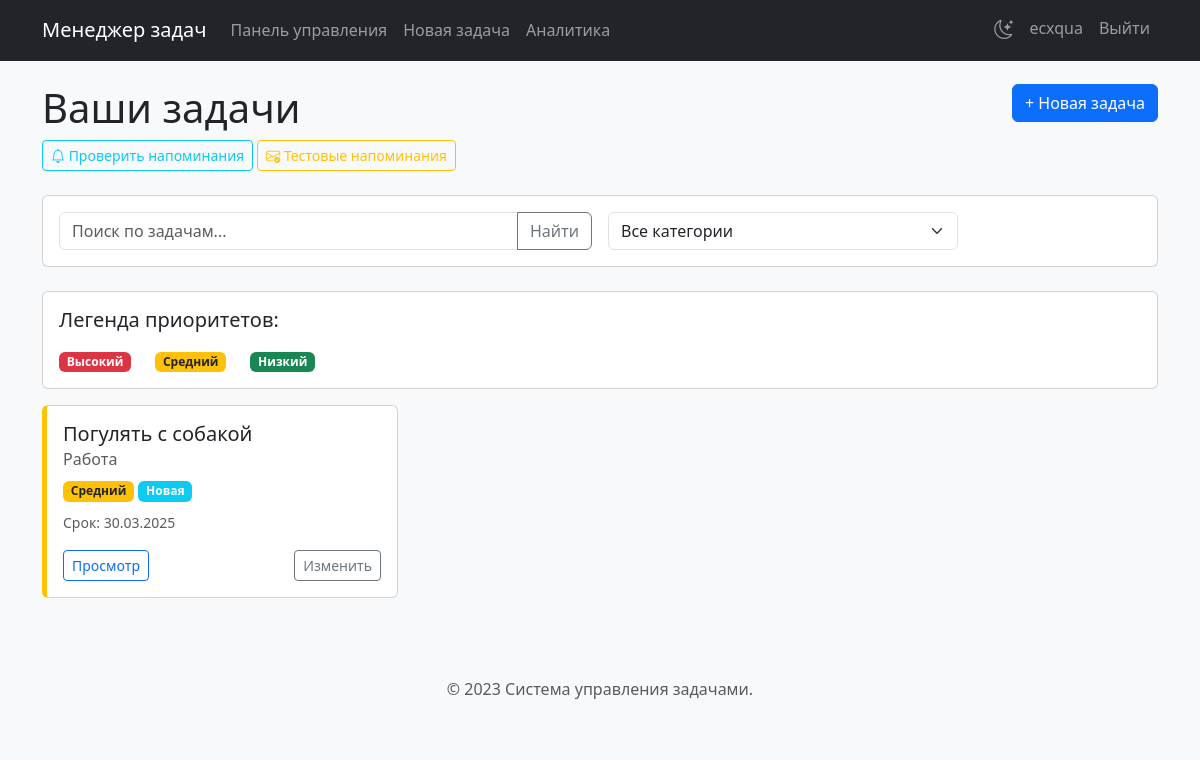
The page /dashboard (signed in) on the database as committed earlier.
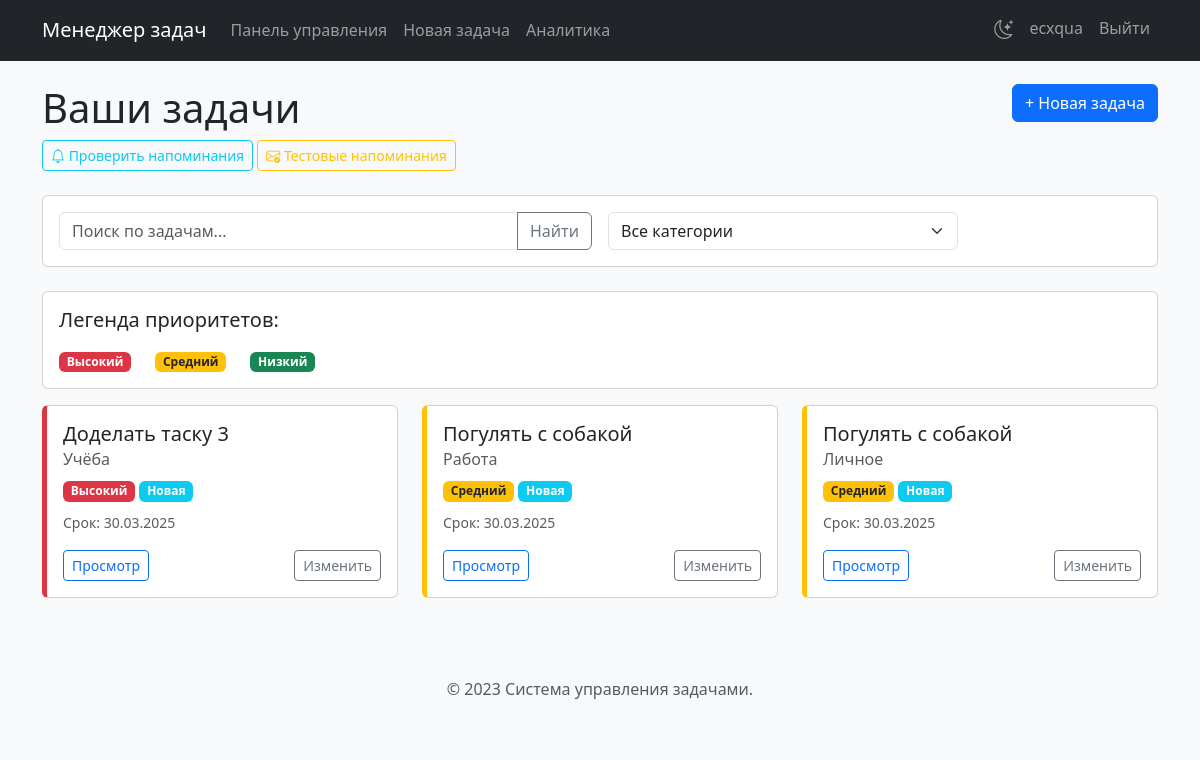
The same page on the database as committed later.
### tables this page shows
CREATE TABLE tasks (
        id INTEGER PRIMARY KEY,
        user_id INTEGER NOT NULL,
        title TEXT NOT NULL,
        description TEXT,
        category TEXT,
        priority TEXT,
        due_date DATE,
        status TEXT DEFAULT "Новая",
        created_at TIMESTAMP DEFAULT CURRENT_TIMESTAMP,
        send_reminder BOOLEAN DEFAULT 0,
        reminder_time INTEGER DEFAULT 24,
        FOREIGN KEY (user_id) REFERENCES users (id)
    );

### app.py (the view)
@app.route('/dashboard')
def dashboard():
    if 'user_id' not in session:
        return redirect(url_for('login'))
    search_query = request.args.get('search', '')
    category_filter = request.args.get('category', '')
    conn = sqlite3.connect('tasks.db')
    c = conn.cursor()
    query = """
    SELECT id, title, category, priority, due_date, status, created_at
    FROM tasks
    WHERE user_id = ?
    """
    params = [session['user_id']]
    if search_query:
        query += " AND (title LIKE ? OR description LIKE ?) "
        search_param = f"%{search_query}%"
        params.extend([search_param, search_param])
    if category_filter:
        query += " AND category = ? "
        params.append(category_filter)
    query += """
    ORDER BY
        CASE status
            WHEN 'Завершена' THEN 2
            ELSE 1
        END,
        CASE priority
            WHEN 'Высокий' THEN 1
            WHEN 'Средний' THEN 2
            WHEN 'Низкий' THEN 3
            ELSE 4
        END,
        due_date
    """
    c.execute(query, params)
    tasks = c.fetchall()
    c.execute("SELECT DISTINCT category FROM tasks WHERE user_id = ? ORDER BY category",
              (session['user_id'],))
    categories = [row[0] for row in c.fetchall() if row[0]]  # Исключаем пустые категории
    conn.close()
    return render_template('dashboard.html',
                           tasks=tasks,
                           format_datetime=format_datetime,
                           search_query=search_query,
                           category_filter=category_filter,
                           categories=categories)

### app.py (called while the page is built, shortened)
def format_datetime(dt, user_timezone=None):
    if not dt:
        return None
    if not user_timezone:
        user_timezone = session.get('timezone', 'Europe/Moscow')
    if isinstance(dt, str):
        try:
            dt = datetime.strptime(dt, '%Y-%m-%d %H:%M:%S')
        except ValueError:
            try:
                dt = datetime.strptime(dt, '%Y-%m-%d')
                return dt.strftime('%d.%m.%Y')
            except ValueError:
                return dt

### templates/dashboard.html (shortened to what this page needs)
{% extends 'base.html' %}
{% block content %}
<div class="row mb-4">
    <div class="col">
        <h1>Ваши задачи</h1>
        <div class="mt-2">
            <a href="{{ url_for('send_reminders') }}" class="btn btn-sm btn-outline-info" title="Просмотр расписанных напоминаний">
                <i class="bi bi-bell"></i> Проверить напоминания
            </a>
            <a href="{{ url_for('send_reminders', test_mode=1) }}" class="btn btn-sm btn-outline-warning" title="Отправить тестовые напоминания">
                <i class="bi bi-envelope-check"></i> Тестовые напоминания
            </a>
        </div>
    </div>
    <div class="col-auto">
        <a href="{{ url_for('new_task') }}" class="btn btn-primary">+ Новая задача</a>
    </div>
</div>
<div class="row mb-4">
    <div class="col-md-12">
        <div class="card">
            <div class="card-body">
                <form method="GET" action="{{ url_for('dashboard') }}" class="row g-3">
                    <div class="col-md-6">
                        <div class="input-group">
                            <input type="text" class="form-control" placeholder="Поиск по задачам..."
                                  name="search" value="{{ search_query }}">
                            <button class="btn btn-outline-secondary" type="submit">Найти</button>
                        </div>
                    </div>
                    <div class="col-md-4">
                        <select class="form-select" name="category" onchange="this.form.submit()">
                            <option value="">Все категории</option>
                        </select>
                    </div>
                    <div class="col-md-2">
                    </div>
                </form>
            </div>
        </div>
    </div>
</div>
<div class="row mb-3">
    <div class="col">
        <div class="card">
            <div class="card-body">
                <div class="d-flex justify-content-between mb-2">
                    <h5>Легенда приоритетов:</h5>
                </div>
                <div class="d-flex gap-4">
                    <div><span class="badge bg-danger">Высокий</span></div>
                    <div><span class="badge bg-warning text-dark">Средний</span></div>
                    <div><span class="badge bg-success">Низкий</span></div>
                </div>
            </div>
        </div>
    </div>
</div>
{% if tasks %}
<div class="row">
    {% for task in tasks %}
    <div class="col-md-4">
        <div class="card task-card {% if task[5] == 'Завершена' %}completed-task{% endif %}
            {% if task[3] == 'Высокий' %}high-priority{% elif task[3] == 'Средний' %}medium-priority{% elif task[3] == 'Низкий' %}low-priority{% endif %}">
            <div class="card-body">
                <h5 class="card-title">{{ task[1] }}</h5>
                <h6 class="card-subtitle mb-2 text-muted">{{ task[2] }}</h6>
                <div class="mb-2">
                    <span class="badge {% if task[3] == 'Высокий' %}bg-danger{% elif task[3] == 'Средний' %}bg-warning text-dark{% elif task[3] == 'Низкий' %}bg-success{% else %}bg-secondary{% endif %}">{{ task[3] }}</span>
                    <span class="badge {% if task[5] == 'Новая' %}bg-info{% elif task[5] == 'В процессе' %}bg-primary{% elif task[5] == 'Завершена' %}bg-success{% else %}bg-secondary{% endif %}">{{ task[5] }}</span>
                </div>
                {% if task[4] %}
                <p class="card-text"><small class="text-muted">Срок: {{ format_datetime(task[4], session.get('timezone')) if task[4] else 'Не указан' }}</small></p>
                {% endif %}
                <div class="d-flex justify-content-between">
                    <a href="{{ url_for('view_task', task_id=task[0]) }}" class="btn btn-sm btn-outline-primary">Просмотр</a>
                    <a href="{{ url_for('edit_task', task_id=task[0]) }}" class="btn btn-sm btn-outline-secondary">Изменить</a>
                </div>
            </div>
        </div>
    </div>
    {% endfor %}
</div>
{% else %}
<div class="alert alert-info">
    У вас пока нет задач. <a href="{{ url_for('new_task') }}">Создайте новую задачу</a>, чтобы начать.
</div>
{% endif %}
{% endblock %}

### templates/base.html (shortened to what this page needs)
<!DOCTYPE html>
<html lang="ru">
<head>
    <link href="https://cdn.jsdelivr.net/npm/bootstrap@5.3.0/dist/css/bootstrap.min.css" rel="stylesheet">
    <link href="https://cdn.jsdelivr.net/npm/bootstrap-icons@1.11.3/font/bootstrap-icons.css" rel="stylesheet">
    <link href="{{ url_for('static', filename='css/style.css') }}" rel="stylesheet">
</head>
<body>
    <nav class="navbar navbar-expand-lg navbar-dark bg-dark fixed-top">
        <div class="container">
            <a class="navbar-brand" href="{{ url_for('dashboard') if 'user_id' in session else url_for('login') }}">Менеджер задач</a>
            <div class="collapse navbar-collapse" id="navbarNav">
                {% if 'user_id' in session %}
                <ul class="navbar-nav me-auto">
                    <li class="nav-item">
                        <a class="nav-link" href="{{ url_for('dashboard') }}">Панель управления</a>
                    </li>
                    <li class="nav-item">
                        <a class="nav-link" href="{{ url_for('new_task') }}">Новая задача</a>
                    </li>
                    <li class="nav-item">
                        <a class="nav-link" href="{{ url_for('analytics') }}">Аналитика</a>
                    </li>
                </ul>
                <ul class="navbar-nav">
                    <li class="nav-item">
                        <div class="theme-toggle nav-link">
                            <i class="bi bi-moon-stars"></i>
                        </div>
                    </li>
                    <li class="nav-item">
                        <a class="nav-link" href="{{ url_for('profile') }}">{{ session['username'] }}</a>
                    </li>
                    <li class="nav-item">
                        <a class="nav-link" href="{{ url_for('logout') }}">Выйти</a>
                    </li>
                </ul>
                {% endif %}
            </div>
        </div>
    </nav>
    <div class="container mt-4">
        {% block content %}{% endblock %}
    </div>
    <footer class="mt-5 py-3 bg-light">
        <div class="container text-center">
            <p class="text-muted">© 2023 Система управления задачами.</p>
        </div>
    </footer>
</body>
</html>

### static/css/style.css (style rules this page uses)
.theme-toggle { cursor: pointer; padding: 0.5rem; }
.theme-toggle i { font-size: 1.2rem; transition: transform 0.3s ease; }

### templates/base.html (style rules this page uses)
body { padding-top: 60px; background-color: #f8f9fa; }
.task-card { transition: transform 0.2s ease; margin-bottom: 15px; }
.high-priority { border-left: 5px solid #dc3545; }
.medium-priority { border-left: 5px solid #ffc107; }

Rows that differ between the two databases and show on the page:
added tasks: title "Доделать таску 3", category "Учёба", priority "Высокий", status "Новая", due_date "30.03.2025"
added tasks: title "Погулять с собакой", category "Личное", priority "Средний", status "Новая", due_date "30.03.2025"
